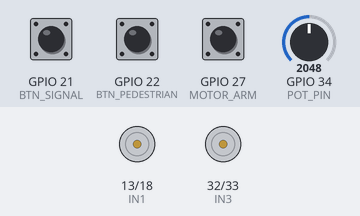
A sketch run on a simulated ESP32. Parts: motor-driver pin pairs drawn as motors (green arrow = first pin HIGH = forward, orange = second pin HIGH = backward, longer = more drive, scaled by the enable pin). The test bench sets the inputs (shaded band); at power-on: GPIO 27 (MOTOR_ARM) HIGH, GPIO 21 (BTN_SIGNAL) HIGH, GPIO 22 (BTN_PEDESTRIAN) HIGH, GPIO 34 (POT_PIN) = 2048. What the sketch prints to the serial monitor is not drawn.

Above: at 1.2 s.
1.3 s: GPIO 27 (MOTOR_ARM) pulled LOW for 0.15 s
At 1.37 s:
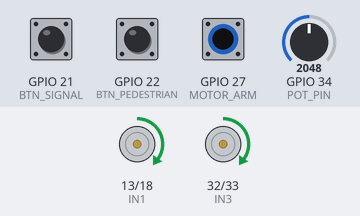
2.9 s: GPIO 27 (MOTOR_ARM) pulled LOW for 3.2 s
At 6.4 s:
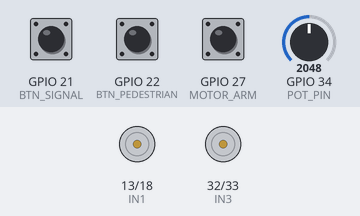
Timing chart, 0 to 7.9 s (numbered marks = the images above; inputs shaded):
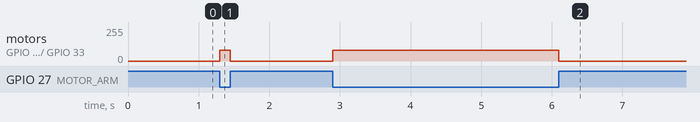

Measured:
- after the input at 1.3 s, motor on GPIO 13 (IN1) / GPIO 18 (IN2), motor on GPIO 32 (IN3) / GPIO 33 (IN4): stopped → forward 80/255 at once, → stopped 0.15 s later
- after the input at 2.9 s, motor on GPIO 13 (IN1) / GPIO 18 (IN2), motor on GPIO 32 (IN3) / GPIO 33 (IN4): stopped → forward 80/255 at once, → stopped 3.2 s later

The sketch:

EnviRV2X.ino
```cpp
#include <esp_now.h>
#include <WiFi.h>

#define POT_PIN 34
#define BTN_SIGNAL 21
#define BTN_PEDESTRIAN 22
#define MOTOR_ARM 27

// ----- MOTOR PINS -----
#define IN1 13
#define IN2 18
#define IN3 32
#define IN4 33
#define ENA 19
#define ENB 23

// ---- MAC ADDRESSES ----

// Vehicle ESP MAC
uint8_t vehicleAddress[] = {
  0xF8, 0xB3, 0xB7, 0x29, 0xE8, 0xF4
};

// Gateway ESP MAC
uint8_t gatewayAddress[] = {
  0x88, 0x57, 0x21, 0x78, 0x84, 0x4C
};

typedef struct {
  int sourceType;
  int eventType;
  int priority;
} V2XPacket;

V2XPacket packet;
int lastDistanceRisk = -1;

// ---------- SEND TO BOTH ----------
void sendEvent(int source, int event, int priority) {

  packet.sourceType = source;
  packet.eventType  = event;
  packet.priority   = priority;

  esp_now_send(vehicleAddress, (uint8_t *)&packet, sizeof(packet));
  esp_now_send(gatewayAddress, (uint8_t *)&packet, sizeof(packet));
}

// ---------- MOTOR ----------
void moveForward(int speed) {
  digitalWrite(IN1, HIGH);
  digitalWrite(IN2, LOW);
  digitalWrite(IN3, HIGH);
  digitalWrite(IN4, LOW);
  ledcWrite(ENA, speed);
  ledcWrite(ENB, speed);
}

void stopMotors() {
  ledcWrite(ENA, 0);
  ledcWrite(ENB, 0);
}

void setup() {

  Serial.begin(115200);

  pinMode(POT_PIN, INPUT);
  pinMode(BTN_SIGNAL, INPUT_PULLUP);
  pinMode(BTN_PEDESTRIAN, INPUT_PULLUP);
  pinMode(MOTOR_ARM, INPUT_PULLUP);

  pinMode(IN1, OUTPUT);
  pinMode(IN2, OUTPUT);
  pinMode(IN3, OUTPUT);
  pinMode(IN4, OUTPUT);

  ledcAttach(ENA, 1000, 8);
  ledcAttach(ENB, 1000, 8);

  WiFi.mode(WIFI_STA);
  WiFi.disconnect();
  WiFi.setTxPower(WIFI_POWER_19_5dBm);

  if (esp_now_init() != ESP_OK) {
    Serial.println("ESP-NOW Init Failed");
    return;
  }

  esp_now_peer_info_t peerInfo = {};
  peerInfo.channel = 0;
  peerInfo.encrypt = false;

  // Add Vehicle peer
  memcpy(peerInfo.peer_addr, vehicleAddress, 6);
  esp_now_add_peer(&peerInfo);

  // Add Gateway peer
  memcpy(peerInfo.peer_addr, gatewayAddress, 6);
  esp_now_add_peer(&peerInfo);

  Serial.println("Environment Ready");
}

void loop() {

  // ----- Distance Risk -----
  int potValue = analogRead(POT_PIN);
  int risk;

  if (potValue > 3200)      risk = 0;
  else if (potValue > 2200) risk = 1;
  else if (potValue > 1000) risk = 2;
  else                      risk = 3;

  if (risk != lastDistanceRisk) {
    sendEvent(1, 1, risk);
    lastDistanceRisk = risk;
  }

  // ----- Motor Control -----
  bool motorEnabled = (digitalRead(MOTOR_ARM) == LOW);

  if (motorEnabled) {
    if      (risk == 0) moveForward(220);
    else if (risk == 1) moveForward(150);
    else if (risk == 2) moveForward(80);
    else                stopMotors();
  } else {
    stopMotors();
  }

  // ----- Overrides -----
  static unsigned long lastButtonTime = 0;

  if (millis() - lastButtonTime > 250) {

    if (digitalRead(BTN_SIGNAL) == LOW) {
      sendEvent(2, 3, 2);
      lastButtonTime = millis();
    }

    if (digitalRead(BTN_PEDESTRIAN) == LOW) {
      sendEvent(3, 4, 3);
      lastButtonTime = millis();
    }
  }
}
```
